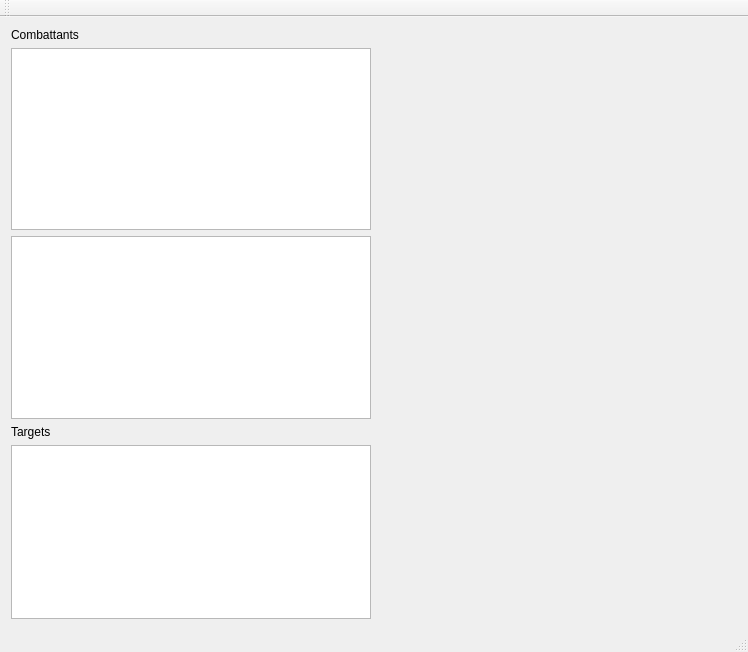
<?xml version="1.0" encoding="UTF-8"?>
<ui version="4.0">
 <class>cMainWindowClass</class>
 <widget class="QMainWindow" name="cMainWindowClass">
  <property name="geometry">
   <rect>
    <x>0</x>
    <y>0</y>
    <width>748</width>
    <height>652</height>
   </rect>
  </property>
  <property name="windowTitle">
   <string>cMainWindow</string>
  </property>
  <widget class="QWidget" name="centralWidget">
   <layout class="QVBoxLayout" name="verticalLayout_3">
    <item>
     <layout class="QHBoxLayout" name="horizontalLayout_2">
      <item>
       <layout class="QVBoxLayout" name="verticalLayout_2">
        <item>
         <widget class="QLabel" name="label_2">
          <property name="sizePolicy">
           <sizepolicy hsizetype="MinimumExpanding" vsizetype="Preferred">
            <horstretch>0</horstretch>
            <verstretch>0</verstretch>
           </sizepolicy>
          </property>
          <property name="text">
           <string>Combattants</string>
          </property>
         </widget>
        </item>
        <item>
         <widget class="QListView" name="listCombattants"/>
        </item>
        <item>
         <widget class="QTreeView" name="treeView"/>
        </item>
       </layout>
      </item>
      <item>
       <widget class="cCombattantView" name="CombattantView" native="true">
        <property name="sizePolicy">
         <sizepolicy hsizetype="Expanding" vsizetype="Preferred">
          <horstretch>0</horstretch>
          <verstretch>0</verstretch>
         </sizepolicy>
        </property>
       </widget>
      </item>
     </layout>
    </item>
    <item>
     <layout class="QHBoxLayout" name="horizontalLayout">
      <item>
       <layout class="QVBoxLayout" name="verticalLayout">
        <item>
         <widget class="QLabel" name="label">
          <property name="sizePolicy">
           <sizepolicy hsizetype="MinimumExpanding" vsizetype="Preferred">
            <horstretch>0</horstretch>
            <verstretch>0</verstretch>
           </sizepolicy>
          </property>
          <property name="text">
           <string>Targets</string>
          </property>
         </widget>
        </item>
        <item>
         <widget class="QListView" name="listTargets"/>
        </item>
       </layout>
      </item>
      <item>
       <widget class="cTargetView" name="TargetView" native="true">
        <property name="sizePolicy">
         <sizepolicy hsizetype="MinimumExpanding" vsizetype="Preferred">
          <horstretch>0</horstretch>
          <verstretch>0</verstretch>
         </sizepolicy>
        </property>
       </widget>
      </item>
     </layout>
    </item>
    <item>
     <layout class="QHBoxLayout" name="horizontalLayout_3"/>
    </item>
   </layout>
  </widget>
  <widget class="QMenuBar" name="menuBar">
   <property name="geometry">
    <rect>
     <x>0</x>
     <y>0</y>
     <width>748</width>
     <height>21</height>
    </rect>
   </property>
  </widget>
  <widget class="QToolBar" name="mainToolBar">
   <attribute name="toolBarArea">
    <enum>TopToolBarArea</enum>
   </attribute>
   <attribute name="toolBarBreak">
    <bool>false</bool>
   </attribute>
  </widget>
  <widget class="QStatusBar" name="statusBar"/>
 </widget>
 <layoutdefault spacing="6" margin="11"/>
 <customwidgets>
  <customwidget>
   <class>cCombattantView</class>
   <extends>QWidget</extends>
   <header>combattantview.h</header>
   <container>1</container>
  </customwidget>
  <customwidget>
   <class>cTargetView</class>
   <extends>QWidget</extends>
   <header>targetview.h</header>
   <container>1</container>
  </customwidget>
 </customwidgets>
 <resources>
  <include location="cMainWindow.qrc"/>
 </resources>
 <connections/>
</ui>
